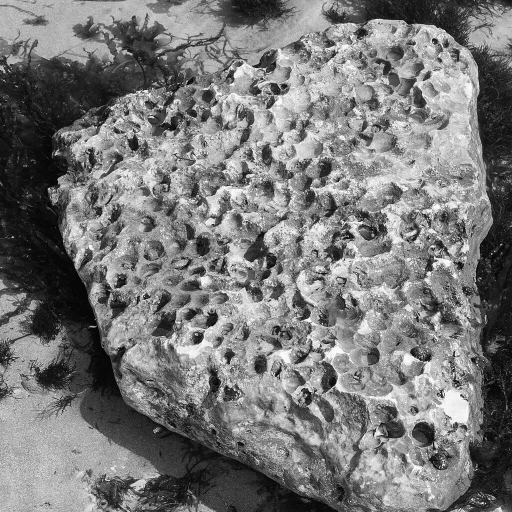
#> input picture images/p2/cover_textured.png, 1024 x 1024 px (shown at 1/2 size); the run also reads 1 picture not shown here
$ jupyter execute Problem_2.ipynb
#> lines starting #> are read from the running program, lines starting #| are printed output that depends on the picture; after the words box and inside, x2 and y2 are one past the last pixel; in counts of white or black regions, pixels touching at a corner belong together
# DIP Assignment 1 — Problem 2: Bit-plane slicing and steganography

**Name:** Kushal Mukherjee &nbsp;&nbsp; **Roll number:** 2025201072

[cell 1]
import time
import platform
import subprocess

import numpy as np
import matplotlib.pyplot as plt
from pathlib import Path
from PIL import Image

ROOT = Path.cwd()

print("CPU    :", subprocess.check_output(["sysctl", "-n", "machdep.cpu.brand_string"]).decode().strip())
#> (this line was passed over: subprocess is not available in this run)
print("Cores  :", subprocess.check_output(["sysctl", "-n", "hw.ncpu"]).decode().strip())
#> (this line was passed over: subprocess is not available in this run)
print("RAM    :", round(int(subprocess.check_output(["sysctl", "-n", "hw.memsize"])) / 1e9), "GB")
#> (this line was passed over: subprocess is not available in this run)
print("OS     :", platform.platform())
print("Python :", platform.python_version())
print("NumPy  :", np.__version__)

[cell 2]
def psnr(a, b, peak=255.0):
    mse = np.mean((a.astype(np.float64) - b.astype(np.float64)) ** 2)
    return float("inf") if mse == 0 else 10 * np.log10(peak * peak / mse)

---
# Problem 2 — Bit-plane slicing and steganography

Covers: `images/p2/cover_textured.png`, `images/p2/cover_smooth.png` (both 1024x1024).
Supplied stego image: `images/p2/decode_me.png`, whose clean cover is the textured one.

[cell 3]
def bit_planes(img):
    """(H,W) uint8 -> (8,H,W) uint8 in {0,1}, index 0 = LSB."""
    return np.array([(img >> b) & 1 for b in range(8)], dtype=np.uint8)


def reconstruct(planes, keep):
    """Rebuild from the `keep` most significant planes."""
    result = np.zeros(planes.shape[1:], dtype=np.uint8)

    for b in range(8 - keep, 8):
        result += planes[b] * (1 << b)

    return result


def gray_encode(img):
    return img ^ (img >> 1)


def embed_lsb(cover, bits, plane=0):
    out = cover.copy()
    flat = out.ravel()

    mask = np.uint8(1 << plane)
    flat[: len(bits)] = (flat[: len(bits)] & np.uint8(255 ^ (1 << plane))) | (bits * mask)

    return out


def extract_lsb(stego, n, plane=0):
    flat = stego.ravel()
    return ((flat[:n] >> plane) & 1).astype(np.uint8)


def ber(a, b):
    return float(np.mean(a != b))

[cell 4]
# provided channels -- graded against these, unmodified
def degrade_gaussian(img, sigma, rng=None):
    rng = rng or np.random.default_rng(0)
    return np.clip(np.round(img.astype(np.float64) + rng.normal(0, sigma, img.shape)),
                   0, 255).astype(np.uint8)


def degrade_jpeg(img, quality):
    import io

    buf = io.BytesIO()
    Image.fromarray(img).save(buf, format="JPEG", quality=quality)
    buf.seek(0)
    return np.asarray(Image.open(buf).convert("L"))

## 2.1 — Decomposition

### The eight bit planes

[cell 5]
textured = np.asarray(Image.open(ROOT / "images/p2/cover_textured.png").convert("L")).astype(np.uint8)
#> textured is the input picture: shape (1024, 1024); min 0, max 255, mean 120.8
smooth = np.asarray(Image.open(ROOT / "images/p2/cover_smooth.png").convert("L")).astype(np.uint8)
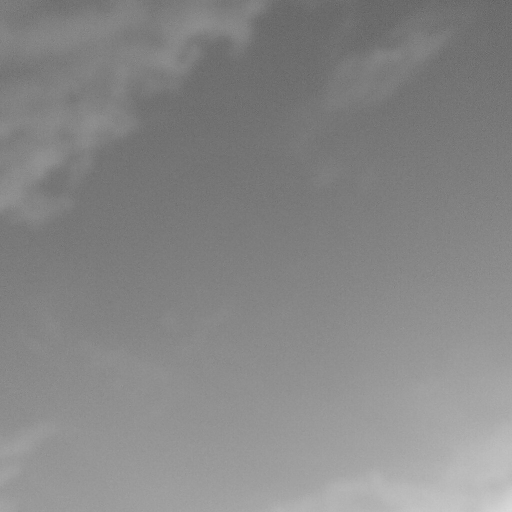
#> input picture images/p2/cover_smooth.png, 1024 x 1024 px (shown at 1/2 size)
#> smooth is the input picture: shape (1024, 1024); min 81, max 218, mean 134.5

planes = bit_planes(textured)

fig, ax = plt.subplots(2, 4, figsize=(14, 7))
for b in range(8):
    a = ax[1 - b // 4, b % 4]
    a.imshow(planes[b], cmap="gray", vmin=0, vmax=1)
    a.set_title(f"plane {b}" + ("  (LSB)" if b == 0 else "  (MSB)" if b == 7 else ""))
    a.axis("off")
plt.suptitle("Bit planes of cover_textured.png")
plt.tight_layout()
plt.show()
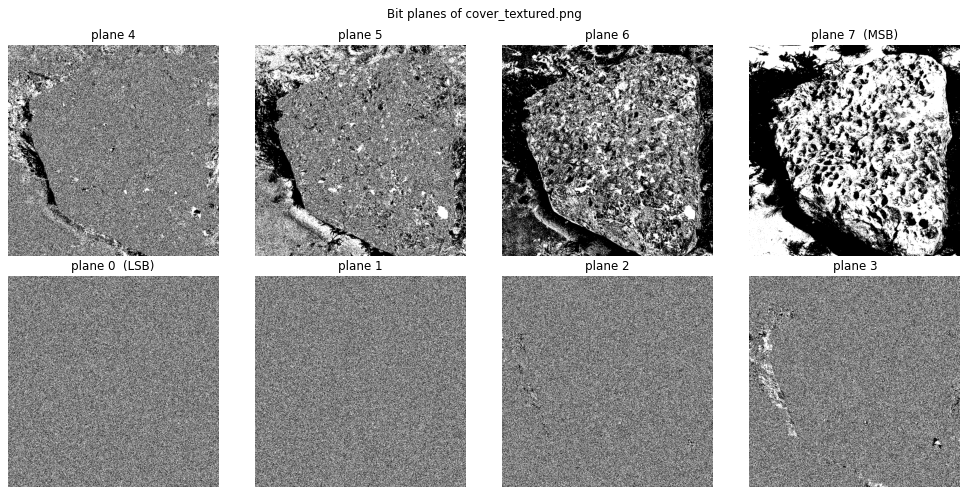
#> figure drawn by matplotlib, 8 panels

### PSNR against the number of retained planes

[cell 6]
keeps = range(1, 9)
scores = [psnr(reconstruct(planes, k), textured) for k in keeps]
#> the loop in reconstruct, `for b in range(8 - keep, 8):` made 1 pass
#> pass 1, in reconstruct, `result += planes[b] * (1 << b)`:
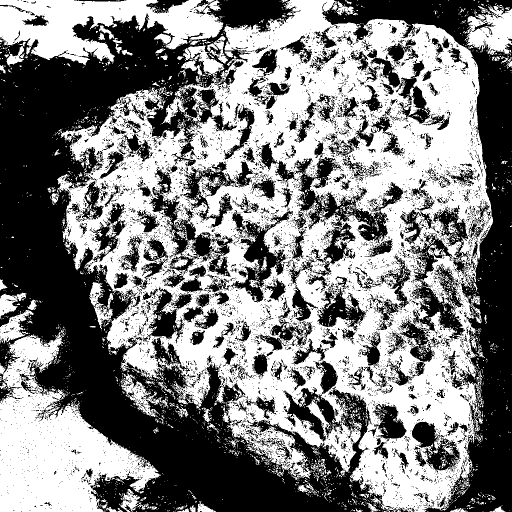
#> result: shape (1024, 1024) (shown at 1/2 size); values 0 (black) and 128 (white), 50.9% white; 7117 black regions (6698 under 20 px), largest, box (x1, y1, x2, y2) and area: (0, 0, 788, 1024) 260086, (644, 0, 1024, 1024) 83129, (513, 285, 807, 580) 15531
#> in psnr, `mse = np.mean((a.astype(np.float64) - b.astype(np.float64)) ** 2)`: mse = 4206.7
#> the loop in reconstruct (call 5), `for b in range(8 - keep, 8):` made 5 passes
#> pass 2, in reconstruct (call 5), `result += planes[b] * (1 << b)`:
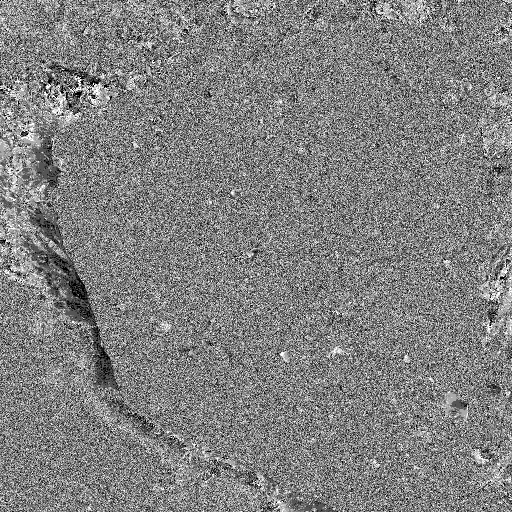
#> result: shape (1024, 1024) (shown at 1/2 size); min 0, max 24, mean 12.1; drawn with min black and max white
#> the loop in reconstruct (call 6), `for b in range(8 - keep, 8):` made 6 passes
#> pass 2, in reconstruct (call 6), `result += planes[b] * (1 << b)`:
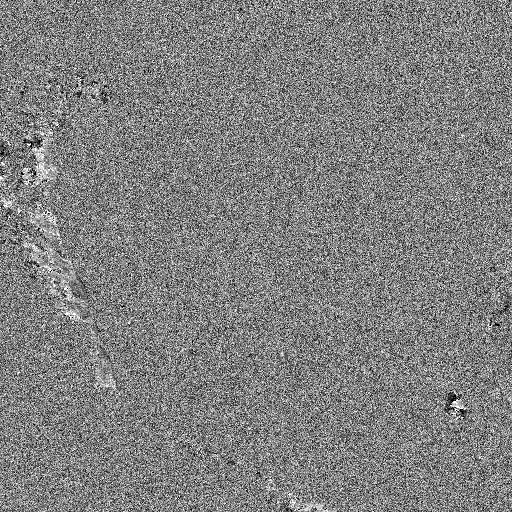
#> result: shape (1024, 1024) (shown at 1/2 size); min 0, max 12, mean 6.02; drawn with min black and max white
#> the loop in reconstruct (call 7), `for b in range(8 - keep, 8):` made 7 passes
#> pass 2, in reconstruct (call 7), `result += planes[b] * (1 << b)`:
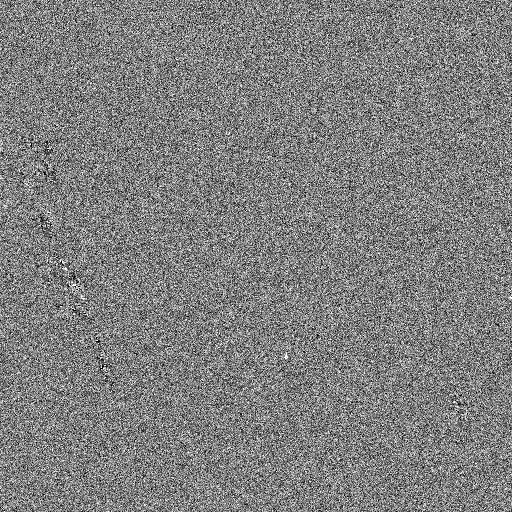
#> result: shape (1024, 1024) (shown at 1/2 size); min 0, max 6, mean 3; drawn with min black and max white
#> the loop in reconstruct (call 8), `for b in range(8 - keep, 8):` made 8 passes
#> pass 1, in reconstruct (call 8), `result += planes[b] * (1 << b)`:
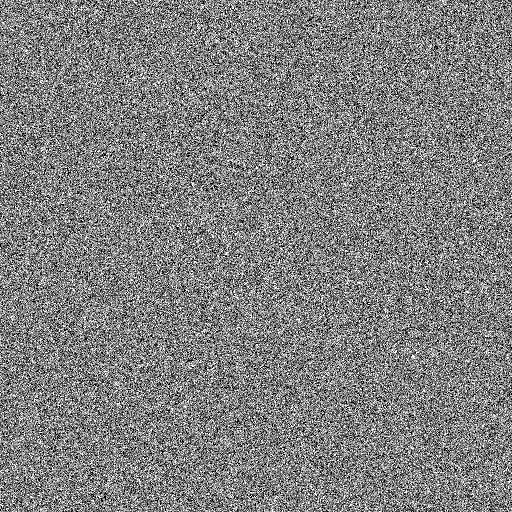
#> result: shape (1024, 1024) (shown at 1/2 size); values 0 (black) and 1 (white), 50% white; black in thin lines or dots
#> pass 2, in reconstruct (call 8), `result += planes[b] * (1 << b)`:
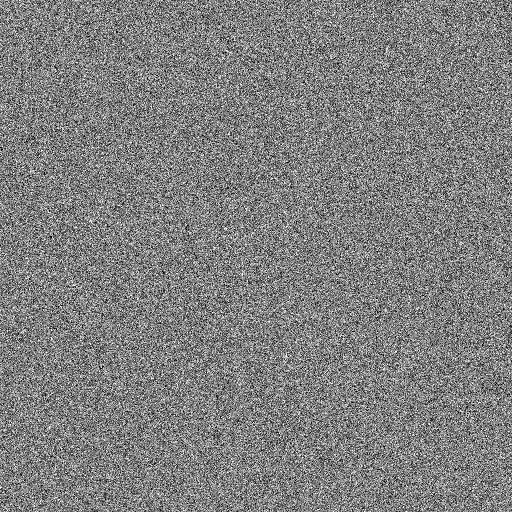
#> result: shape (1024, 1024) (shown at 1/2 size); min 0, max 3, mean 1.5; drawn with min black and max white
#> scores = [11.89, 16.92, 23, 29.23, 35.71, 42.69, 51.14, inf]

for k, s in zip(keeps, scores):
    print(f"keep {k} planes: PSNR = {s:.2f} dB")
#> this loop made 8 passes
#> s on passes 1 to 8: 11.89, 16.92, 23, 29.23, 35.71, 42.69, 51.14, inf
#> (printed output is left out)

gains = np.diff(scores[:-1])   # last step is to infinity
#> gains = [5.03, 6.08, 6.23, 6.48, 6.98, 8.45]
print("\nper-plane gain:", " ".join(f"{g:.2f}" for g in gains), "dB")
#| per-plane gain: 5.03 6.08 6.23 6.48 6.98 8.45 dB
print("mean gain      :", f"{gains.mean():.2f} dB    20*log10(2) = {20 * np.log10(2):.2f} dB")
#| mean gain      : 6.54 dB    20*log10(2) = 6.02 dB

plt.figure(figsize=(7, 4.5))
plt.plot(list(keeps)[:-1], scores[:-1], marker="o")
plt.xlabel("Number of most significant planes kept")
plt.ylabel("PSNR (dB)")
plt.title("Reconstruction quality against retained planes")
plt.grid(True, alpha=0.3)
plt.show()
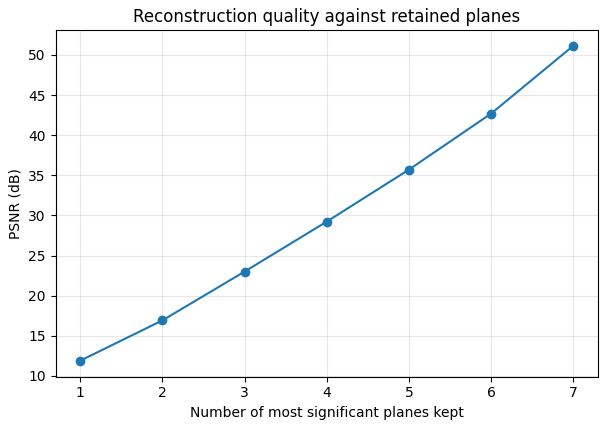
#> figure drawn by matplotlib, 1 panel

**Measure the gain per plane and explain why that value is not a coincidence.**

The measured gains are 5.03, 6.08, 6.23, 6.48, 6.98 and 8.45 dB, so each extra plane is worth
close to **6 dB**.

Keeping the top $n$ planes is the same as quantising the intensity with step
$\Delta = 2^{8-n}$. Adding one more plane halves $\Delta$, which divides the mean squared
error by 4, so the PSNR rises by

$$10\log_{10} 4 = 20\log_{10} 2 = 6.02\ \text{dB}.$$

This is the 6 dB per bit rule. It is not a coincidence: one extra bit doubles the number of
levels, and doubling the resolution is a factor of 4 in error power. It follows from binary
place value, so any image gives the same 6 dB.

The gain drifts above 6 dB at the fine end and falls below it at the coarse end, where only
one or two planes remain and the quantisation error is no longer small compared with the
signal itself.

### The intensity ramp, binary against Gray code

[cell 7]
ramp = np.tile(np.arange(256, dtype=np.uint8), (64, 1))
ramp_planes = bit_planes(ramp)
gray_planes = bit_planes(gray_encode(ramp))

fig, ax = plt.subplots(2, 4, figsize=(14, 4))
for b in range(4):
    ax[0, b].imshow(ramp_planes[b], cmap="gray", vmin=0, vmax=1, aspect="auto")
    ax[0, b].set_title(f"binary, plane {b}")
    ax[1, b].imshow(gray_planes[b], cmap="gray", vmin=0, vmax=1, aspect="auto")
    ax[1, b].set_title(f"Gray, plane {b}")
for a in ax.ravel():
    a.axis("off")
plt.suptitle("Low bit planes of a linear 0-255 ramp")
plt.tight_layout()
plt.show()
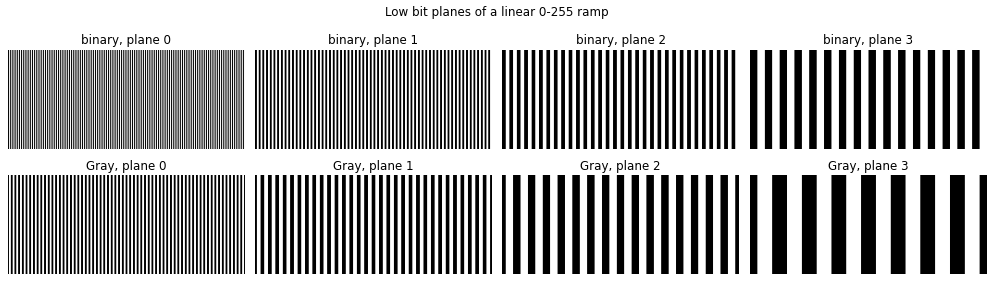
#> figure drawn by matplotlib, 8 panels

**Identify the structure the low planes of the ramp show that the natural image does not, then
explain the difference under Gray coding.**

The ramp's low planes are exact **periodic square waves**: plane $b$ toggles every $2^b$
columns, so it has period $2^{b+1}$. Plane 0 alternates every column, plane 1 every two
columns, and so on. The same planes of the photograph look like noise.

The reason is the content, not the slicing. The ramp's intensity is a deterministic function
of position, so its low bits are too. In a photograph the low bits are set by sensor noise and
fine texture, which are uncorrelated between neighbouring pixels. Bit planes are therefore not
inherently noisy — that is what makes the LSB a good hiding place in 2.2.

**Under Gray coding** consecutive levels differ in exactly one bit, so a one-level step flips
one plane instead of several. In straight binary the planes all switch together at the
$2^b$ boundaries, which is what produces the aligned nested square waves, and at $127 \to 128$
all eight bits flip at once for a change of one grey level. The Gray planes still alternate
but their transitions are staggered rather than aligned, and no position has many planes
switching together. The practical benefit is that a single corrupted bit can no longer move
the intensity by 128 levels.

## 2.2 — Hide and recover a payload

### Decode the supplied stego image

[cell 8]
stego_given = np.asarray(Image.open(ROOT / "images/p2/decode_me.png").convert("L")).astype(np.uint8)
#> (the rest of the program and of its run is left out)
